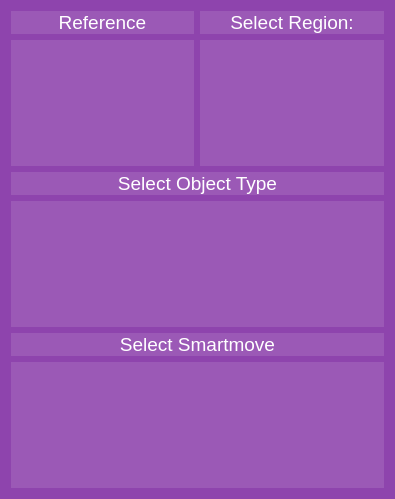
<?xml version="1.0" encoding="UTF-8"?>
<ui version="4.0">
 <class>ActionWaypointUI</class>
 <widget class="QWidget" name="ActionWaypointUI">
  <property name="geometry">
   <rect>
    <x>0</x>
    <y>0</y>
    <width>395</width>
    <height>499</height>
   </rect>
  </property>
  <property name="minimumSize">
   <size>
    <width>0</width>
    <height>0</height>
   </size>
  </property>
  <property name="maximumSize">
   <size>
    <width>16777215</width>
    <height>16777215</height>
   </size>
  </property>
  <property name="windowTitle">
   <string>Form</string>
  </property>
  <property name="styleSheet">
   <string notr="true">background-color:#8E44AD;color:#ffffff</string>
  </property>
  <layout class="QVBoxLayout" name="verticalLayout">
   <item>
    <layout class="QHBoxLayout" name="horizontalLayout_3">
     <property name="margin">
      <number>0</number>
     </property>
     <item>
      <layout class="QVBoxLayout" name="verticalLayout_2">
       <property name="margin">
        <number>0</number>
       </property>
       <item>
        <widget class="QLabel" name="label_5">
         <property name="font">
          <font>
           <pointsize>14</pointsize>
          </font>
         </property>
         <property name="styleSheet">
          <string>color:#ffffff;background-color:#9B59B6</string>
         </property>
         <property name="text">
          <string>Reference</string>
         </property>
         <property name="alignment">
          <set>Qt::AlignCenter</set>
         </property>
        </widget>
       </item>
       <item>
        <widget class="QListWidget" name="reference_list">
         <property name="minimumSize">
          <size>
           <width>0</width>
           <height>80</height>
          </size>
         </property>
         <property name="styleSheet">
          <string notr="true">color:#ffffff;background-color:#9B59B6</string>
         </property>
         <property name="frameShape">
          <enum>QFrame::NoFrame</enum>
         </property>
        </widget>
       </item>
      </layout>
     </item>
     <item>
      <layout class="QVBoxLayout" name="verticalLayout_3">
       <property name="margin">
        <number>0</number>
       </property>
       <item>
        <widget class="QLabel" name="label_11">
         <property name="minimumSize">
          <size>
           <width>0</width>
           <height>0</height>
          </size>
         </property>
         <property name="font">
          <font>
           <pointsize>14</pointsize>
           <weight>50</weight>
           <bold>false</bold>
          </font>
         </property>
         <property name="styleSheet">
          <string notr="true">color:#ffffff;background-color:#9B59B6</string>
         </property>
         <property name="text">
          <string>Select Region:</string>
         </property>
         <property name="alignment">
          <set>Qt::AlignCenter</set>
         </property>
        </widget>
       </item>
       <item>
        <widget class="QListWidget" name="region_list">
         <property name="minimumSize">
          <size>
           <width>0</width>
           <height>80</height>
          </size>
         </property>
         <property name="maximumSize">
          <size>
           <width>16777215</width>
           <height>16777215</height>
          </size>
         </property>
         <property name="font">
          <font>
           <weight>75</weight>
           <bold>true</bold>
          </font>
         </property>
         <property name="focusPolicy">
          <enum>Qt::NoFocus</enum>
         </property>
         <property name="styleSheet">
          <string notr="true">color:#ffffff;background-color:#9B59B6</string>
         </property>
         <property name="frameShape">
          <enum>QFrame::Panel</enum>
         </property>
         <property name="frameShadow">
          <enum>QFrame::Plain</enum>
         </property>
         <property name="lineWidth">
          <number>0</number>
         </property>
         <property name="currentRow">
          <number>-1</number>
         </property>
         <property name="sortingEnabled">
          <bool>true</bool>
         </property>
        </widget>
       </item>
      </layout>
     </item>
    </layout>
   </item>
   <item>
    <widget class="QLabel" name="label_6">
     <property name="font">
      <font>
       <pointsize>14</pointsize>
      </font>
     </property>
     <property name="styleSheet">
      <string>color:#ffffff;background-color:#9B59B6</string>
     </property>
     <property name="text">
      <string>Select Object Type</string>
     </property>
     <property name="alignment">
      <set>Qt::AlignCenter</set>
     </property>
    </widget>
   </item>
   <item>
    <widget class="QListWidget" name="object_list">
     <property name="minimumSize">
      <size>
       <width>0</width>
       <height>80</height>
      </size>
     </property>
     <property name="focusPolicy">
      <enum>Qt::NoFocus</enum>
     </property>
     <property name="styleSheet">
      <string notr="true">color:#ffffff;background-color:#9B59B6</string>
     </property>
     <property name="frameShape">
      <enum>QFrame::NoFrame</enum>
     </property>
     <property name="frameShadow">
      <enum>QFrame::Plain</enum>
     </property>
    </widget>
   </item>
   <item>
    <widget class="QLabel" name="label_8">
     <property name="font">
      <font>
       <pointsize>14</pointsize>
      </font>
     </property>
     <property name="styleSheet">
      <string>color:#ffffff;background-color:#9B59B6</string>
     </property>
     <property name="text">
      <string>Select Smartmove</string>
     </property>
     <property name="alignment">
      <set>Qt::AlignCenter</set>
     </property>
    </widget>
   </item>
   <item>
    <widget class="QListWidget" name="smartmove_list">
     <property name="minimumSize">
      <size>
       <width>0</width>
       <height>80</height>
      </size>
     </property>
     <property name="focusPolicy">
      <enum>Qt::NoFocus</enum>
     </property>
     <property name="styleSheet">
      <string notr="true">color:#ffffff;background-color:#9B59B6</string>
     </property>
     <property name="frameShape">
      <enum>QFrame::NoFrame</enum>
     </property>
    </widget>
   </item>
  </layout>
 </widget>
 <resources/>
 <connections/>
</ui>
